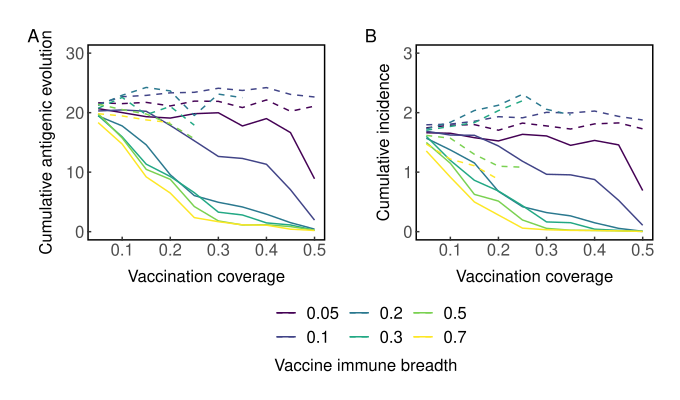

Here is the R script that generated this plot:
library(RSQLite)
library(ggplot2)
library(sensitivity)
library(gridExtra)
library(grid)
library(scales)
library(viridis)
library(plyr)
library(cowplot)
library(patchwork)

textSize = 12
pointSize = 1.0
lineSize = 1

plot_themes  = 	theme_classic() +
				theme(axis.line = element_line(size=1)) +
				theme(axis.ticks = element_line(size=0.5)) +
				theme(axis.ticks.length = unit(-0.1,'cm')) +
	#			theme(axis.ticks.margin = unit(0.5,'cm')) +
				theme(axis.title.x=element_text(size=textSize)) + 
				theme(axis.text.x=element_text(size= textSize, margin=margin(5,5,5,5,'pt'))) + 
				theme(axis.title.y=element_text(size= textSize)) +
				theme(axis.text.y=element_text(size= textSize, margin=margin(5,5,5,5,'pt'))) +
				theme(plot.title=element_text(size=textSize+2)) +
				theme(plot.margin=unit(c(5,5,5,5),'mm')) +
				theme(legend.title=element_text(size=textSize)) +
				theme(legend.text=element_text(size=textSize)) +
				theme(legend.position ='bottom') +
				theme(legend.direction='horizontal') +
				theme(legend.margin = unit(0,'cm')) +
				theme(panel.border = element_rect(colour = "black", fill=NA, size=1)) +
				theme(axis.line = element_blank())

makePlot = function(summaryDF, fluDF, plotName){
	plot1 = ggplot(data = summaryDF, aes(x=vaccinationRate,y=meanDrift)) + 
				xlab('Vaccination coverage') +
				ylab('Cumulative antigenic evolution') +
	      geom_line(aes(colour = factor(vaccineImmuneBreadth)), size=0.5) +
	  scale_color_viridis(discrete=TRUE) +
	      guides(colour= guide_legend('Vaccine immune breadth',title.position='bottom')) +
	      geom_line(data = fluDF, aes(colour=factor(vaccineImmuneBreadth), y=fluDrift), size=0.5, linetype = 'dashed') +
				theme(panel.border = element_rect(colour = "black", fill=NA, size=.2)) +
				theme(axis.ticks = element_line(size=.1)) +
	      ylim(c(0,30)) +
				plot_themes

	plot2 = ggplot(data = summaryDF, aes(x=vaccinationRate,y=meanInc)) + 
    	  xlab('Vaccination coverage') +
    	  ylab('Cumulative incidence') +
    	  geom_line(aes(colour = factor(vaccineImmuneBreadth)), size=0.5) +
	  scale_color_viridis(discrete=TRUE) +
	      guides(colour= guide_legend('Vaccine immune breadth',title.position='bottom')) +
	      geom_line(data = fluDF, aes(colour=factor(vaccineImmuneBreadth), y=fluInc), size=0.5, linetype = 'dashed') +
    	  theme(panel.border = element_rect(colour = "black", fill=NA, size=.2)) +
    	  theme(axis.ticks = element_line(size=.1))  +
	      ylim(c(0,3)) +
    	  plot_themes

	plot = plot1+ plot2+ plot_annotation(tag_levels = 'A')+plot_layout(guides = "collect") & theme(legend.position = 'bottom')#plot_grid(plot1, plot2, labels = c('A','B'), align = 'h', ncol = 2)
	print(plot)
	save_plot(paste(plotName,'.pdf',sep=''), plot, ncol=2, nrow = 1, base_aspect_ratio = 0.85, base_height=4)
}

resultsDirs = c('../../analysis/lag_0_sweep_lowbreadth/vaccine/')

for(dir in resultsDirs){
  resultsDb = paste(dir,'results.sqlite',sep='')
  comboDb = dbConnect(SQLite(), dbname = resultsDb)
  initExtension(comboDb)
  if(dir == resultsDirs[1]){
    vaccineDF = dbGetQuery(comboDb, 'SELECT * FROM pooled_results')
    vaccineDF = vaccineDF[,!(names(vaccineDF)%in% c('acceleration','tipFluxRate'))]
  }
  else{
    df2 = dbGetQuery(comboDb, 'SELECT * FROM pooled_results')
    df2 = df2[,!(names(df2) %in% c('tmrca','diversity','antigenicDiversity'))]
  }
}

vaccineDF = rbind(vaccineDF, df2)

vaccineDF = vaccineDF[vaccineDF$tmrcaLimit ==0,]

baseLineFlux = vaccineDF$meanFluxRate[vaccineDF$vaccinationRate==0 & vaccineDF$fluLike==1]
vaccineDF$cumulativeIncidence = vaccineDF$cumulativeIncidence/50000000

vaccineDF$acceleration = vaccineDF$meanFluxRate - mean(baseLineFlux)

summaryDF = ddply(vaccineDF, .(vaccinationRate, vaccineImmuneBreadth), summarise,
                  meanDrift = mean(cumulativeDrift),
                  meanInc = mean(cumulativeIncidence))

fluDF = ddply(vaccineDF[vaccineDF$fluLike==1,], .(vaccinationRate, vaccineImmuneBreadth), summarise,
              fluDrift = mean(cumulativeDrift),
              fluInc = mean(cumulativeIncidence))


makePlot(summaryDF, fluDF, 'breadthSummary_zeroLag')

cor.test(vaccineDF$vaccinationRate, vaccineDF$cumulativeDrift, method = 'spearman')
cor.test(vaccineDF$vaccinationRate, vaccineDF$cumulativeIncidence, method = 'spearman')
